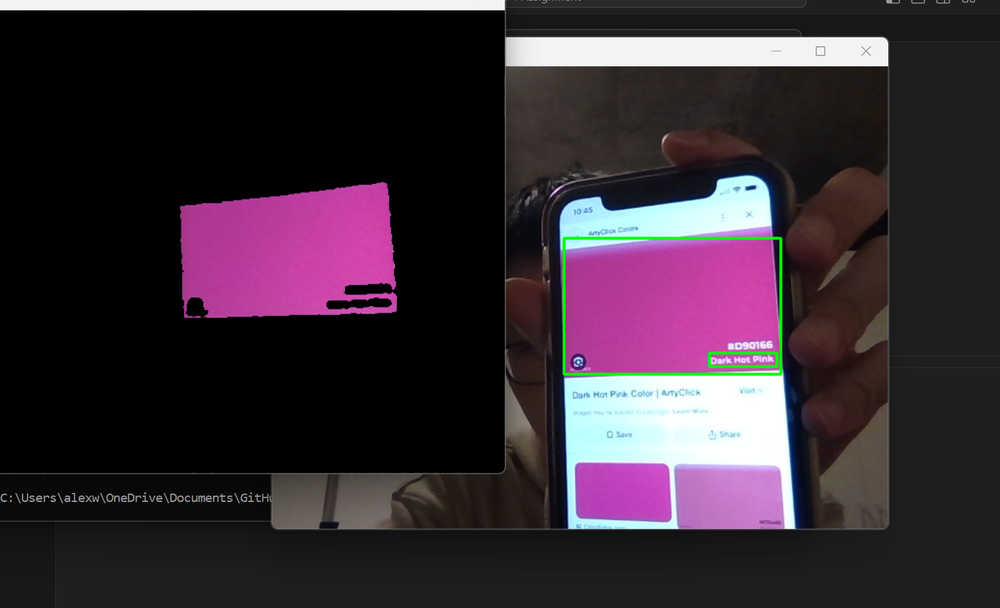
#> input picture Lab 1/Q1.png, 1000 x 608 px, shrunk from 1557 x 946 before the run, given in place of the camera
$ python Q123.py
#> lines starting #> are read from the running program, lines starting #| are printed output that depends on the picture; after the words box and inside, x2 and y2 are one past the last pixel; in counts of white or black regions, pixels touching at a corner belong together
import cv2 as cv
import numpy as np
cap = cv.VideoCapture(0)
while(1):
    # Take each frame
    _, frame = cap.read()
#> frame is the input picture: shape (608, 1000, 3); mean B, G, R 52.4, 43.2, 54.9
    # Convert BGR to HSV
    hsv = cv.cvtColor(frame, cv.COLOR_BGR2HSV)
#> hsv: shape (608, 1000, 3); mean H, S, V 30.9, 36.2, 58.4
    # define range of blue color in HSV
    lower_pink = np.array([155,100,100])
    upper_pink = np.array([175,255,255])
    # Threshold the HSV image to get only blue colors
    mask = cv.inRange(hsv, lower_pink, upper_pink)
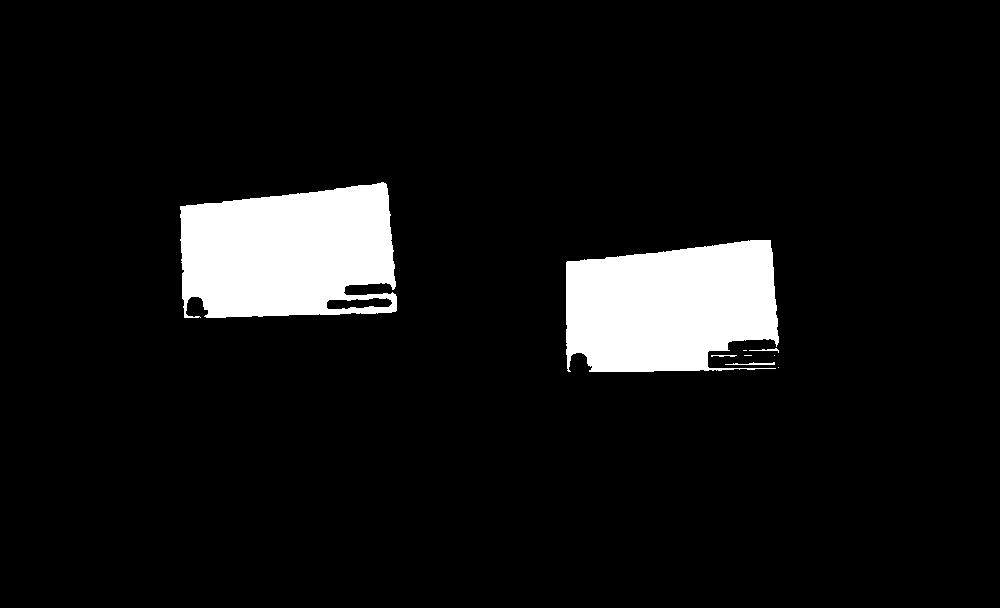
#> mask: shape (608, 1000); 7.8% white; 9 white regions (4 under 20 px)
    # Bitwise-AND mask and original image
    result = cv.bitwise_and(frame,frame, mask= mask)
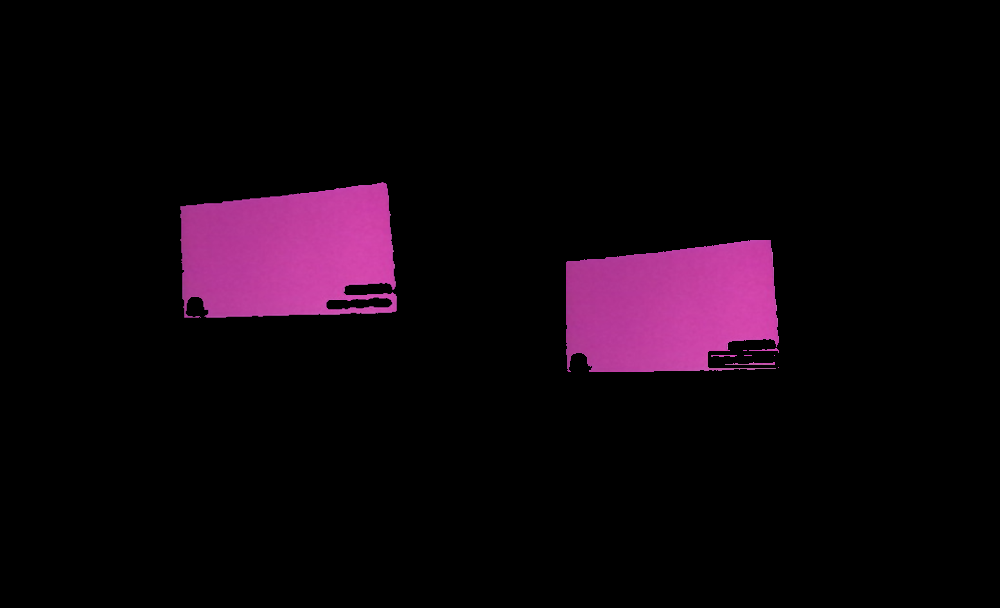
#> result: shape (608, 1000, 3); mean B, G, R 12.5, 4.9, 15

    #Return contours of your GRAY image target as an array
    contours,hierarchy = cv.findContours(mask, 1, 2)
#> contours = 10 contours, 6 with area under 20; largest, box (x1, y1, x2, y2) and area: (180, 182, 397, 318) 24352, (566, 240, 779, 372) 22839, (326, 297, 393, 310) 580, (725, 362, 775, 365) 32
    for cnt in contours:
        x,y,w,h = cv.boundingRect(cnt)
        cv.rectangle(frame,(x,y),(x+w,y+h),(0,255,0),2)
#> this loop made 10 passes
#> (x, y, w, h) on passes 1, 2, 3, 5, 7, 8, 9, 10: (778, 367, 1, 1), (725, 362, 50, 3), (774, 355, 1, 1), (711, 355, 26, 2), (749, 348, 30, 5), (326, 297, 67, 13), (566, 240, 213, 132), (180, 182, 217, 136)
#> (cnt, x, y, w, h) on passes 4, 6: ([[744, 355], [751, 355]], 744, 355, 8, 1), ([[743, 350], [746, 350]], 743, 350, 4, 1)
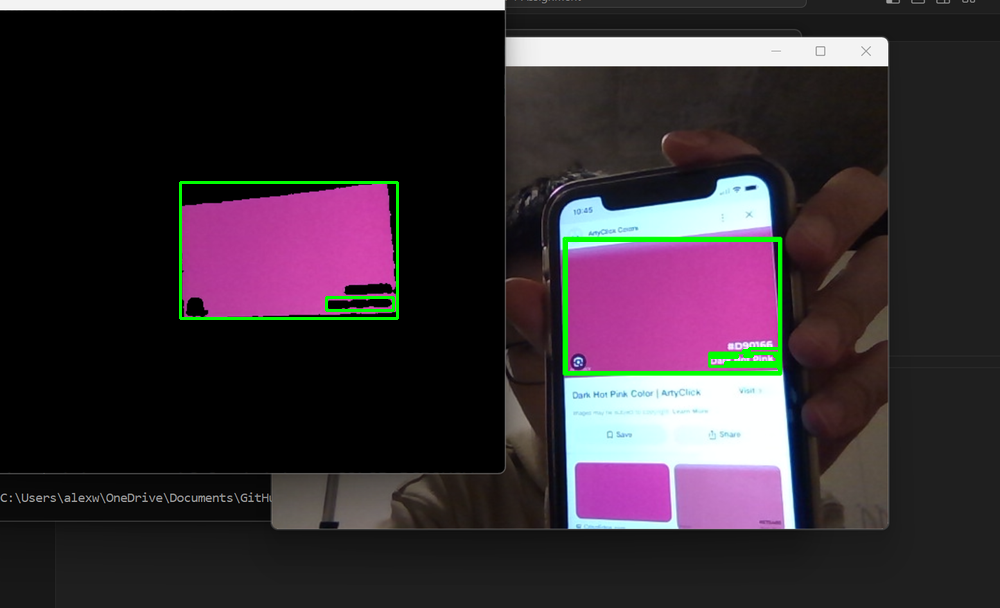
#> frame: shape (608, 1000, 3); 0.84% of pixels changed, all inside (x1, y1, x2, y2) = (179, 181, 780, 374)

    #Display
    cv.imshow('frame',frame)
    cv.imshow('mask',mask)
    cv.imshow('result',result)
    k = cv.waitKey(5) & 0xFF
#> (key Esc is pressed here)
    if k == 27:
        break
cv.destroyAllWindows()

#Citation
#Converting to different color scheme   https://docs.opencv.org/4.x/df/d9d/tutorial_py_colorspaces.html
#Convex Hull/ Bounding Box Contours     https://docs.opencv.org/4.x/dd/d49/tutorial_py_contour_features.html
